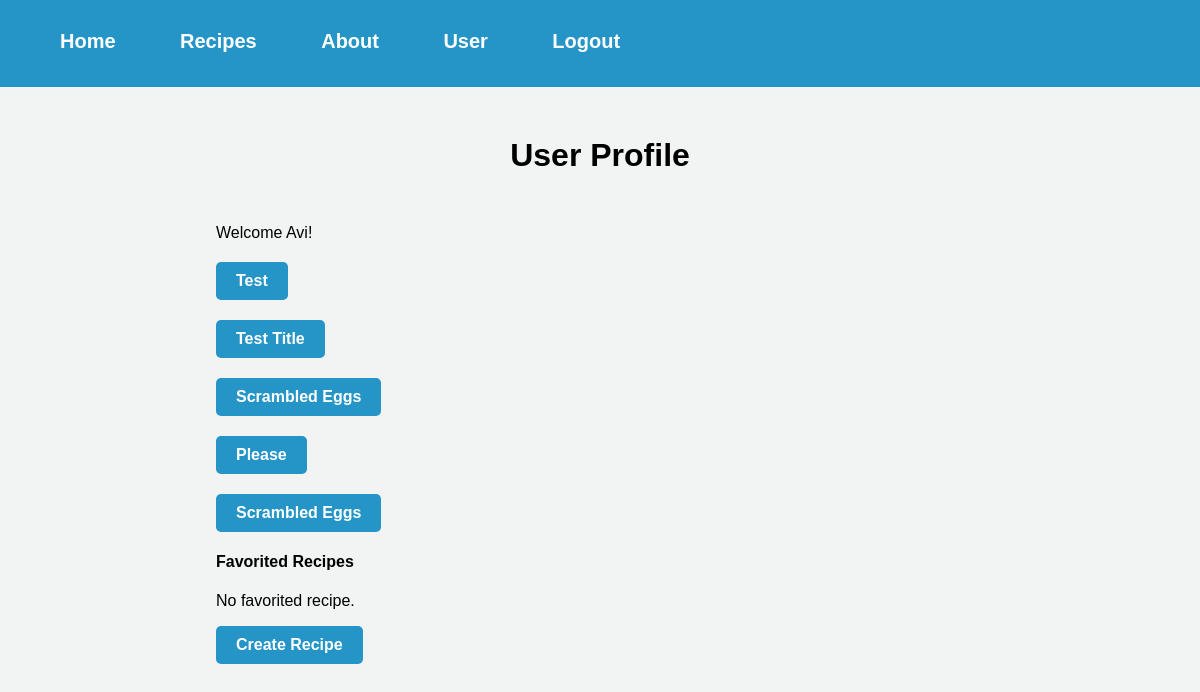
/user (signed in), run on the app's committed database.
### website/models.py (models this page shows)
class User(db.Model, UserMixin):
    id = db.Column(db.Integer, primary_key=True)
    email = db.Column(db.String(150), unique=True)
    password = db.Column(db.String(150))
    first_name = db.Column(db.String(150))
    recipes = db.relationship('Recipe', backref='user', lazy=True)

class Recipe(db.Model):
    id = db.Column(db.Integer, primary_key=True)
    user_id = db.Column(db.Integer, db.ForeignKey('user.id'), nullable=False)
    title = db.Column(db.String(128), nullable=False)
    description = db.Column(db.String(512), nullable=False)
    servings = db.Column(db.Integer, nullable=False)  # add this line
    prep_time = db.Column(db.Integer, nullable=False)
    cook_time = db.Column(db.Integer, nullable=False)
    ingredients = db.relationship('Ingredient', backref='recipe', lazy=True)
    instructions = db.relationship('Instruction', backref='recipe', lazy=True)

### website/views.py (the view)
@views.route('/user', methods=['GET', 'POST'])
@login_required
def user():
    user = current_user
    user_recipes = Recipe.query.filter_by(user_id=user.id).all()
    return render_template("user.html", user=user, user_recipes=user_recipes)

### website/__init__.py (called while the page is built)
def create_app():
    app = Flask(__name__)
    app.config['SECRET_KEY'] = 'hjshjhdjah kjshkjdhjs'
    app.config['SQLALCHEMY_DATABASE_URI'] = f'sqlite:///{DB_NAME}'
    db.init_app(app)
    from .views import views
    from .auth import auth
    app.register_blueprint(views, url_prefix='/')
    app.register_blueprint(auth, url_prefix='/')
    from .models import User
    with app.app_context():
        db.create_all()
    login_manager = LoginManager()
    login_manager.login_view = 'auth.login'
    login_manager.init_app(app)
    @login_manager.user_loader
    def load_user(id):
        return User.query.get(int(id))
    return app

### website/templates/user.html (shortened to what this page needs)
{% extends "base.html" %}
{% block content%}
<link rel="stylesheet" type="text/css" href="{{ url_for('static', filename='user.css') }}">
<h1 align="center">User Profile</h1>
<div class="container mt-4">
    <div class="row">
        <div class="col-md-8">
            <p>Welcome {{ user.first_name }}!</p>
            {% for recipe in user_recipes %}
            <h2><a href="{{ url_for('views.recipe', recipe_id=recipe.id) }}">{{ recipe.title }}</a></h2>
            {% endfor %}
            <h4>Favorited Recipes</h4>
            {% if user.favorites %}
            <ul>
                {% for recipe in user.favorites %}
                <li>{{ recipe.name }}</li>
                {% endfor %}
            </ul>
            {% else %}
            <p>No favorited recipe.</p>
            {% endif %}
        </div>
        <div class="col-md-4">
            <a href="/createRecipe">Create Recipe</a>
        </div>
    </div>
</div>
{% endblock %}

### website/static/user.css (style rules this page uses)
body { background-color: #F2F4F4; font-family: Arial, sans-serif; margin: 0; padding: 0; }
a { background-color: #2595C7; border-radius: 5px; color: white; display: inline-block; font-size: 16px; font-weight: bold; padding: 10px 20px; text-align: center; text-decoration: none; transition: background-color 0.3s ease-in-out; }
.container { margin: 50px auto; width: 80%; }

### data on the page
User: first_name "Avi"
Recipe: title "Test"
Recipe: title "Test Title"
Recipe: title "Scrambled Eggs"
Recipe: title "Please"
Recipe: title "Scrambled Eggs"
